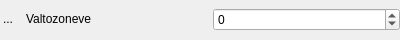
<ui version="4.0" >
 <class>oas_attribute_widget_int</class>
 <widget class="QWidget" name="oas_attribute_widget_int" >
  <property name="geometry" >
   <rect>
    <x>0</x>
    <y>0</y>
    <width>400</width>
    <height>40</height>
   </rect>
  </property>
  <property name="sizePolicy" >
   <sizepolicy vsizetype="Fixed" hsizetype="Preferred" >
    <horstretch>0</horstretch>
    <verstretch>0</verstretch>
   </sizepolicy>
  </property>
  <property name="minimumSize" >
   <size>
    <width>0</width>
    <height>40</height>
   </size>
  </property>
  <property name="maximumSize" >
   <size>
    <width>16777215</width>
    <height>40</height>
   </size>
  </property>
  <property name="windowTitle" >
   <string>Form</string>
  </property>
  <layout class="QGridLayout" name="gridLayout" >
   <property name="margin" >
    <number>0</number>
   </property>
   <property name="spacing" >
    <number>0</number>
   </property>
   <item row="0" column="0" >
    <layout class="QHBoxLayout" name="oas_widget_main_layout_int" >
     <item>
      <widget class="QToolButton" name="oas_widget_led_int" >
       <property name="sizePolicy" >
        <sizepolicy vsizetype="Fixed" hsizetype="Fixed" >
         <horstretch>0</horstretch>
         <verstretch>0</verstretch>
        </sizepolicy>
       </property>
       <property name="minimumSize" >
        <size>
         <width>16</width>
         <height>16</height>
        </size>
       </property>
       <property name="maximumSize" >
        <size>
         <width>16</width>
         <height>16</height>
        </size>
       </property>
       <property name="text" >
        <string>...</string>
       </property>
       <property name="icon" >
        <iconset>
         <normaloff>../../../../../../opt/OpenTools/Icons/green-on-32.png</normaloff>../../../../../../opt/OpenTools/Icons/green-on-32.png</iconset>
       </property>
       <property name="autoRaise" >
        <bool>true</bool>
       </property>
      </widget>
     </item>
     <item>
      <spacer name="oas_wiget_spacer_w_int" >
       <property name="orientation" >
        <enum>Qt::Horizontal</enum>
       </property>
       <property name="sizeType" >
        <enum>QSizePolicy::Fixed</enum>
       </property>
       <property name="sizeHint" stdset="0" >
        <size>
         <width>10</width>
         <height>5</height>
        </size>
       </property>
      </spacer>
     </item>
     <item>
      <widget class="QLabel" name="oas_name_w_label_int" >
       <property name="sizePolicy" >
        <sizepolicy vsizetype="Fixed" hsizetype="Preferred" >
         <horstretch>0</horstretch>
         <verstretch>0</verstretch>
        </sizepolicy>
       </property>
       <property name="text" >
        <string>Valtozoneve</string>
       </property>
      </widget>
     </item>
     <item>
      <widget class="QSpinBox" name="oas_attribute_spin_int" >
       <property name="minimum" >
        <number>-1999999999</number>
       </property>
       <property name="maximum" >
        <number>1999999999</number>
       </property>
      </widget>
     </item>
    </layout>
   </item>
  </layout>
 </widget>
 <resources/>
 <connections/>
</ui>
